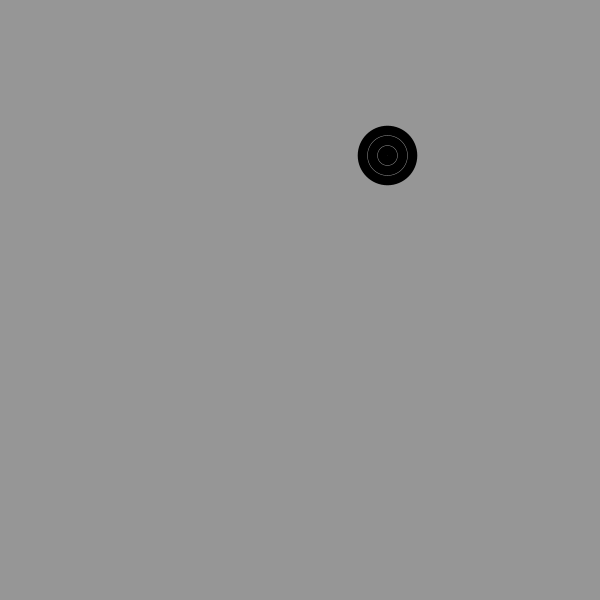
Frame 1 (no input)
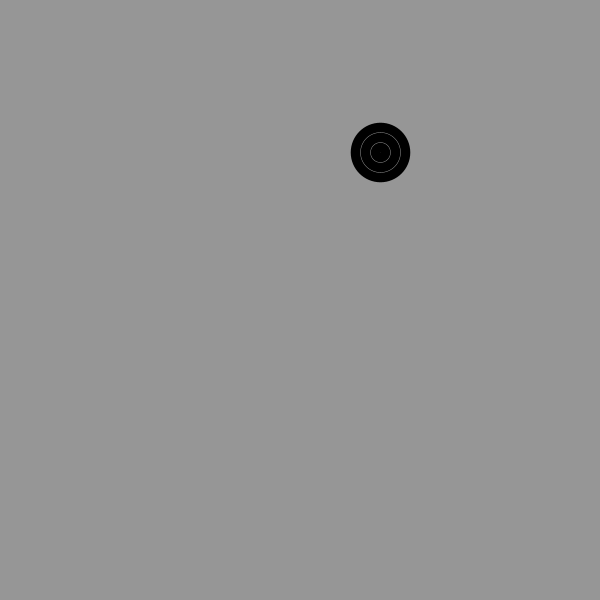
Frame 60 (the mouse pressed at the canvas centre just before this capture)
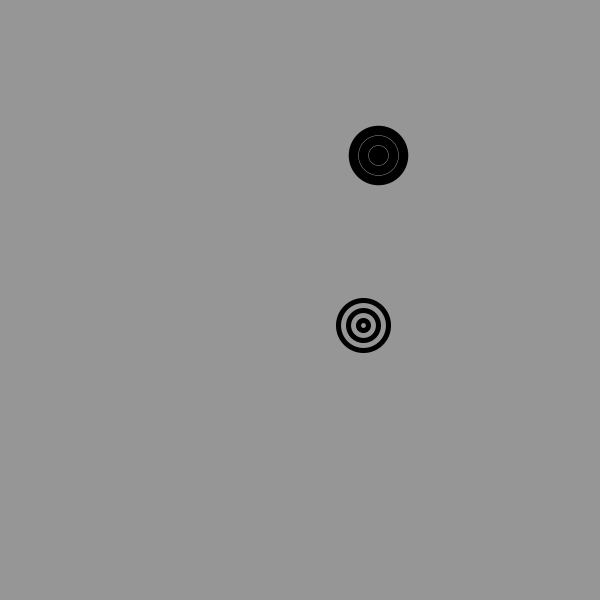
Frame 120 (the mouse held since frame 60 and released just before this capture)

The Processing sketch that drew these frames (run headless with seeded random() and noise(); from frame 60 on, the mouse is pressed at the canvas centre):

// Processing sketch: processing_153248
// ── processing_153248.pde

//projecto 4: classes e arrays
//círculos aparecem quando o cursor clica no fundo
//os círculos reagem à distância do rato
//as linhas dos círculos variam de espessura aleatoriamente.
//os círculos mexem-se mais depressa quando o rato está perto.

Circulo[] circulos = new Circulo[1];

void setup() {
  size(600,600);
  smooth();
  circulos[0] = new Circulo(random(width),random(height),10, random(1,10));
}

void draw() {
  background(150);
  for(int i = 0; i < circulos.length; i++) {
    circulos[i].criar();
    circulos[i].mexer();
  }
}

void mousePressed() {
  //cria um novo circulo
  Circulo b = new Circulo(mouseX, mouseY, 10, random(1,10));
  circulos = (Circulo[]) append(circulos, b);
}
class Circulo {
  
  float x;
  float y;
  float d;
  float espessura;
  float distancia;
  
  Circulo(float tempX, float tempY, float tempD, float tempEspessura) {
    x = tempX;
    y = tempY;
    d = tempD;
    espessura = tempEspessura;
  }
  
  void criar() {
    strokeWeight(espessura);
    stroke(0);
    noFill();
    ellipse(x,y,d,d);
    ellipse(x,y,d+20,d+20);
    ellipse(x,y,d+40,d+40);
  }
  
  void mexer() {
    x = x + random(-1,1);
    y = y + random(-1,1);
    
    x = constrain(x,0,width);
    y = constrain(y,0,height);
    
    //os círculos respondem à presença do rato
    distancia = dist(x,y,mouseX,mouseY);
    //como cheguei ao *5? tentativa e erro.
    if(x >= distancia*5 && y >= distancia*5) {
      x = x + random(-10,10);
      y = y + random(-10,10);
  }
}
}
